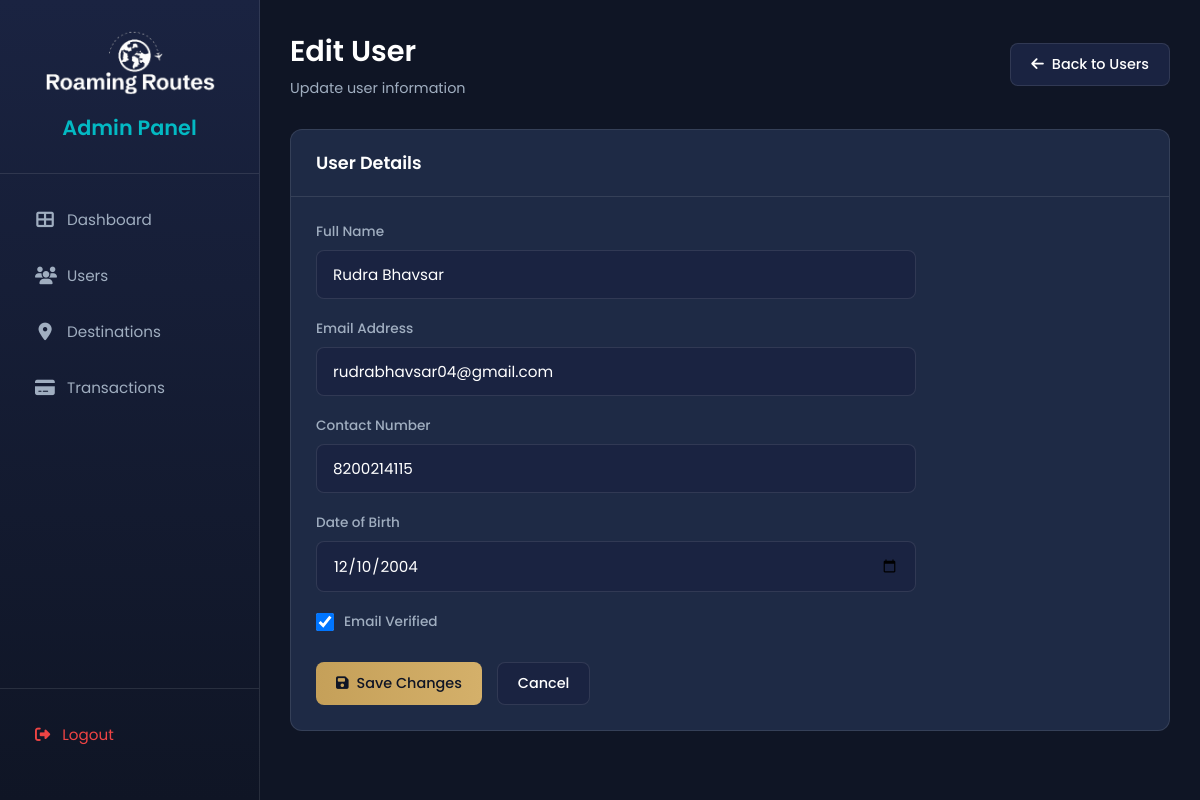
/admin/user_edit.php?id=12 (signed in), run on the app's committed database.
### tables this page shows
CREATE TABLE IF NOT EXISTS `users` (
  `u_id` int NOT NULL AUTO_INCREMENT,
  `name` varchar(100) NOT NULL,
  `email` varchar(100) NOT NULL,
  `contactno` varchar(15) NOT NULL,
  `pwd` varchar(255) NOT NULL,
  `dob` date NOT NULL,
  `verify_token` varchar(255) DEFAULT NULL,
  `is_verified` tinyint(1) DEFAULT '0',
  `created_at` timestamp NULL DEFAULT CURRENT_TIMESTAMP,
  PRIMARY KEY (`u_id`),
  UNIQUE KEY `email` (`email`)
);

### admin/user_edit.php (the view, shortened to what this page needs)
<?php
require_once '../database/traveldb.php';
$id = isset($_GET['id']) ? intval($_GET['id']) : 0;
$result = mysqli_query($conn, "SELECT * FROM users WHERE u_id = $id");
$user = mysqli_fetch_assoc($result);
?>
<!DOCTYPE html>
<html lang="en">
<head>
    <link rel="stylesheet" href="https://cdnjs.cloudflare.com/ajax/libs/font-awesome/6.4.2/css/all.min.css">
    <link rel="stylesheet" href="css/admin.css">
</head>
<body>
    <?php include 'includes/sidebar.php'; ?>
    <div class="main-content">
        <div class="page-header">
            <div>
                <h1 class="page-title">Edit User</h1>
                <p class="page-subtitle">Update user information</p>
            </div>
            <a href="users.php" class="btn btn-secondary">
                <i class="fas fa-arrow-left"></i> Back to Users
            </a>
        </div>
        <div class="card">
            <div class="card-header">
                <h3 class="card-title">User Details</h3>
            </div>
            <div class="card-body">
                <form method="POST" style="max-width: 600px;">
                    <div class="form-group">
                        <label class="form-label">Full Name</label>
                        <input type="text" name="name" class="form-control" value="<?php echo htmlspecialchars($user['name']); ?>" required>
                    </div>
                    <div class="form-group">
                        <label class="form-label">Email Address</label>
                        <input type="email" name="email" class="form-control" value="<?php echo htmlspecialchars($user['email']); ?>" required>
                    </div>
                    <div class="form-group">
                        <label class="form-label">Contact Number</label>
                        <input type="text" name="contactno" class="form-control" value="<?php echo htmlspecialchars($user['contactno']); ?>" required>
                    </div>
                    <div class="form-group">
                        <label class="form-label">Date of Birth</label>
                        <input type="date" name="dob" class="form-control" value="<?php echo $user['dob']; ?>" required>
                    </div>
                    <div class="form-group">
                        <label style="display: flex; align-items: center; gap: 10px; cursor: pointer;">
                            <input type="checkbox" name="is_verified" <?php echo $user['is_verified'] ? 'checked' : ''; ?> style="width: 18px; height: 18px;">
                            <span class="form-label" style="margin: 0;">Email Verified</span>
                        </label>
                    </div>
                    <div style="display: flex; gap: 15px; margin-top: 30px;">
                        <button type="submit" class="btn btn-primary">
                            <i class="fas fa-save"></i> Save Changes
                        </button>
                        <a href="users.php" class="btn btn-secondary">Cancel</a>
                    </div>
                </form>
            </div>
        </div>
    </div>
</body>
</html>

### admin/css/admin.css (style rules this page uses)
:root { --primary: #1a2341; --primary-dark: #0f1525; --primary-light: #1e2a45; --accent: #c5a059; --accent-hover: #d4b06a; --success: #10b981; --warning: #f59e0b; --danger: #ef4444; --text-primary: #ffffff; --text-secondary: #a0aec0; --text-muted: #64748b; --border: rgba(255, 255, 255, 0.1); --shadow: 0 4px 20px rgba(0, 0, 0, 0.3); --radius: 12px; --sidebar-width: 260px; }
* { margin: 0; padding: 0; box-sizing: border-box; }
body { font-family: 'Poppins', sans-serif; background: var(--primary-dark); color: var(--text-primary); min-height: 100vh; }
.main-content { margin-left: var(--sidebar-width); padding: 30px; min-height: 100vh; }
.page-header { display: flex; justify-content: space-between; align-items: center; margin-bottom: 30px; }
.page-title { font-size: 1.8rem; font-weight: 600; color: var(--text-primary); }
.page-subtitle { color: var(--text-secondary); font-size: 0.9rem; margin-top: 5px; }
.card { background: var(--primary-light); border-radius: var(--radius); border: 1px solid var(--border); overflow: hidden; }
.card-header { padding: 20px 25px; border-bottom: 1px solid var(--border); display: flex; justify-content: space-between; align-items: center; }
.card-title { font-size: 1.1rem; font-weight: 600; color: var(--text-primary); }
.card-body { padding: 25px; }
.btn { display: inline-flex; align-items: center; gap: 8px; padding: 10px 20px; border-radius: 8px; font-size: 0.9rem; font-weight: 500; text-decoration: none; border: none; cursor: pointer; transition: all 0.3s ease; font-family: 'Poppins', sans-serif; }
.btn-primary { background: linear-gradient(90deg, var(--accent) 0%, #d4b06a 100%); color: var(--primary-dark); }
.btn-secondary { background: var(--primary); color: var(--text-primary); border: 1px solid var(--border); }
.form-group { margin-bottom: 20px; }
.form-label { display: block; color: var(--text-secondary); font-size: 0.85rem; font-weight: 500; margin-bottom: 8px; }
.form-control { width: 100%; padding: 12px 16px; background: var(--primary); border: 1px solid var(--border); border-radius: 8px; color: var(--text-primary); font-size: 0.95rem; font-family: 'Poppins', sans-serif; transition: all 0.3s ease; }
.form-control::placeholder { color: var(--text-muted); }

### data on the page
users: name "Rudra Bhavsar", email "rudrabhavsar04@gmail.com", contactno "8200214115", dob "12/10/2004", is_verified "☑"
